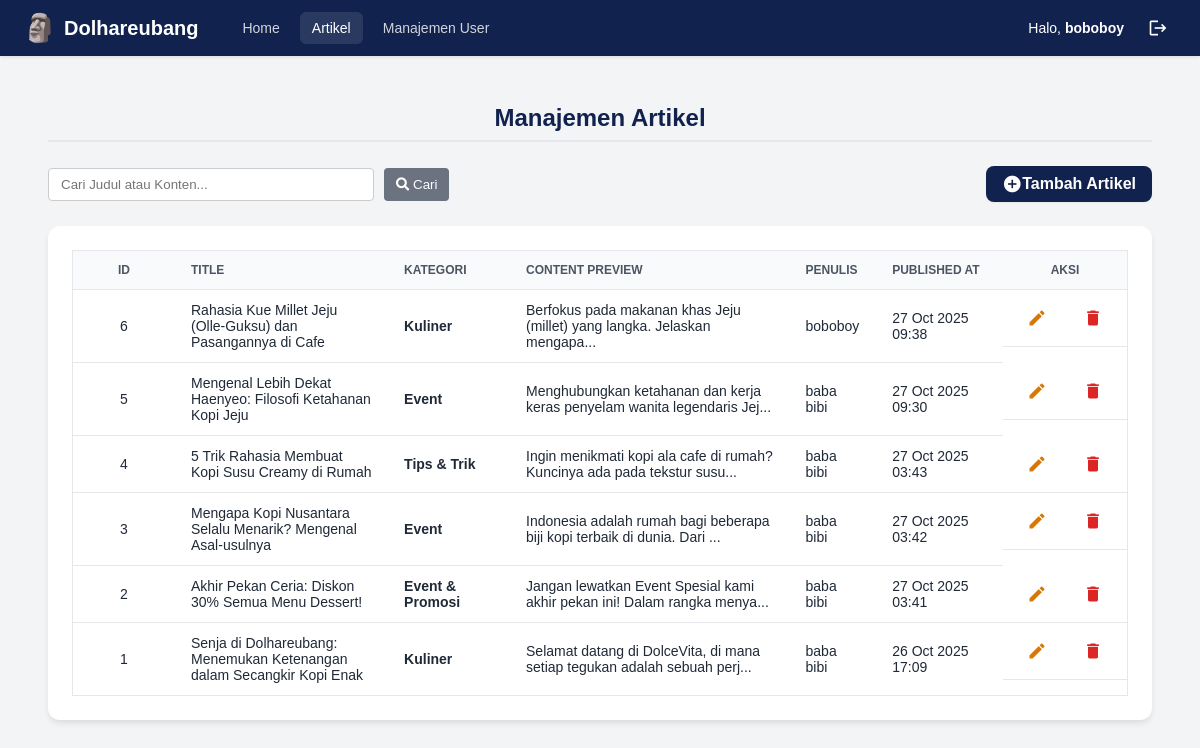
Before: /admin/artikel.php (signed in) with the older database file.
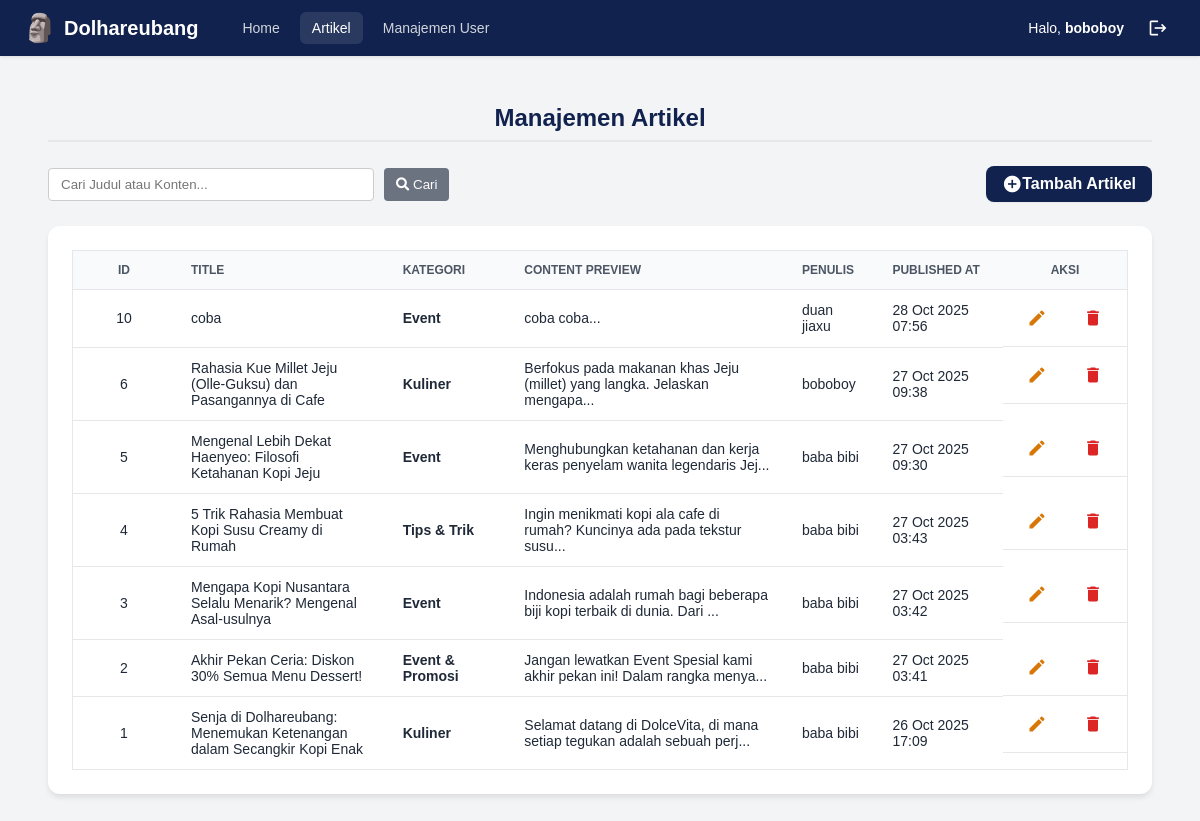
After: the same page with the newer database file.
### tables this page shows
CREATE TABLE `articles` (
  `id` int(11) NOT NULL,
  `title` varchar(255) NOT NULL,
  `content` text NOT NULL,
  `category` varchar(100) NOT NULL,
  `photo` varchar(255) DEFAULT NULL,
  `admin_id` int(11) NOT NULL,
  `published_at` timestamp NOT NULL DEFAULT current_timestamp()
);

CREATE TABLE `users` (
  `id` int(11) NOT NULL,
  `name` varchar(150) NOT NULL,
  `email` varchar(150) NOT NULL,
  `password_hash` varchar(255) NOT NULL,
  `role` varchar(50) NOT NULL DEFAULT 'pengunjung'
);

### admin/artikel.php (the view, shortened to what this page needs)
<?php
include '../config/config.php';
$admin_name = $_SESSION['username'] ?? 'Admin';
$keyword = '';
$where_clause = '';
$query = "SELECT a.id, a.title, a.content, a.category, a.photo, a.published_at, u.name AS author_name
          FROM articles a
          JOIN users u ON a.admin_id = u.id "
  . $where_clause .
  " ORDER BY a.published_at DESC";
$data_artikel = mysqli_query($konek, $query);
?>
<!DOCTYPE html>
<html lang="en">
<head>
  <link rel="stylesheet" href="https://cdnjs.cloudflare.com/ajax/libs/font-awesome/5.15.4/css/all.min.css">
</head>
<body class="bg-gray-100">
  <nav class="navbar">
    <div class="navbar-brand-wrapper">
      <div style="display: flex; align-items: center; gap: 8px;">
        <img src="../img/logo.png" alt="Logo" style="width: 32px; height: 32px; border-radius: 50%;" />
        <span style="font-weight: bold; font-size: 20px;">Dolhareubang</span>
      </div>
      <div style="display: flex; gap: 8px;">
        <a href="dashboard.php" class="nav-link">Home</a>
        <a href="artikel.php" class="nav-link active">Artikel</a>
        <a href="manajemen_user.php" class="nav-link">Manajemen User</a>
      </div>
    </div>
    <div style="display: flex; align-items: center; gap: 16px;">
      <span style="font-size: 14px; font-weight: 500; display: block;">Halo,
        <strong><?php echo htmlspecialchars($admin_name); ?></strong></span>
      <button id="logoutButton" style="background: none; border: none; color: white; cursor: pointer; padding: 0 8px;"
        title="Logout">
        <span class="material-icons" style="vertical-align: middle;">logout</span>
      </button>
    </div>
  </nav>
  <div class="content-area-wrapper">
    <h1 class="page-title">Manajemen Artikel</h1>
    <div style="margin-bottom: 24px; display: flex; justify-content: space-between; align-items: center;">
      <form action="artikel.php" method="GET" style="display: flex; gap: 10px;">
        <input type="text" name="keyword" placeholder="Cari Judul atau Konten..."
          value="<?php echo htmlspecialchars($keyword); ?>"
          style="padding: 8px 12px; border: 1px solid #ccc; border-radius: 4px; width: 300px;">
        <button type="submit"
          style="background-color: #6b7280; color: white; padding: 8px 12px; border-radius: 4px; border: none; cursor: pointer;">
          <i class="fas fa-search"></i> Cari
        </button>
      </form>
      <a href="form_artikel.php" class="btn-add">
        <span class="material-icons">add_circle</span> Tambah Artikel
      </a>
    </div>
    <div class="table-container">
      <div class="table-wrapper">
        <table class="data-table">
          <thead class="table-header">
            <tr>
              <th>ID</th>
              <th>Title</th>
              <th>Kategori</th>
              <th>Content Preview</th>
              <th>Penulis</th>
              <th>Published At</th>
              <th style="text-align: center;">Aksi</th>
            </tr>
          </thead>
          <tbody class="table-body">
            <?php
            if ($data_artikel && mysqli_num_rows($data_artikel) > 0):
              while ($data = mysqli_fetch_assoc($data_artikel)) { ?>
                <tr>
                  <td><?php echo $data['id']; ?></td>
                  <td class="td-title"><?php echo htmlspecialchars($data['title']); ?></td>
                  <td class="td-category"><?php echo htmlspecialchars($data['category']); ?></td>
                  <td class="td-content"><?php echo htmlspecialchars(substr($data['content'], 0, 70)) . '...'; ?></td>
                  <td class="td-autor"><?php echo htmlspecialchars($data['author_name']); ?></td>
                  <td>
                    <?php echo !empty($data['published_at']) ? date('d M Y H:i', strtotime($data['published_at'])) : '-'; ?>
                  </td>
                  <td class="action-link">
                    <a href="edit_artikel.php?id=<?php echo $data['id']; ?>" class="edit">
                      <span class="material-icons">edit</span>
                    </a>
                    <a href="?hapus=<?php echo $data['id']; ?>"
                      onclick="return confirm('Yakin ingin menghapus artikel: <?php echo htmlspecialchars(addslashes($data['title'])); ?>?')"
                      class="delete">
                      <span class="material-icons">delete</span>
                    </a>
                  </td>
                </tr>
              <?php }
            endif; ?>
          </tbody>
        </table>
      </div>
    </div>
  </div>
</body>
</html>

Changed rows visible on the page:
added articles: id "10", title "coba", category "Event", content "coba coba", admin.name "duan jiaxu", published_at "28 Oct 2025 07:56"
